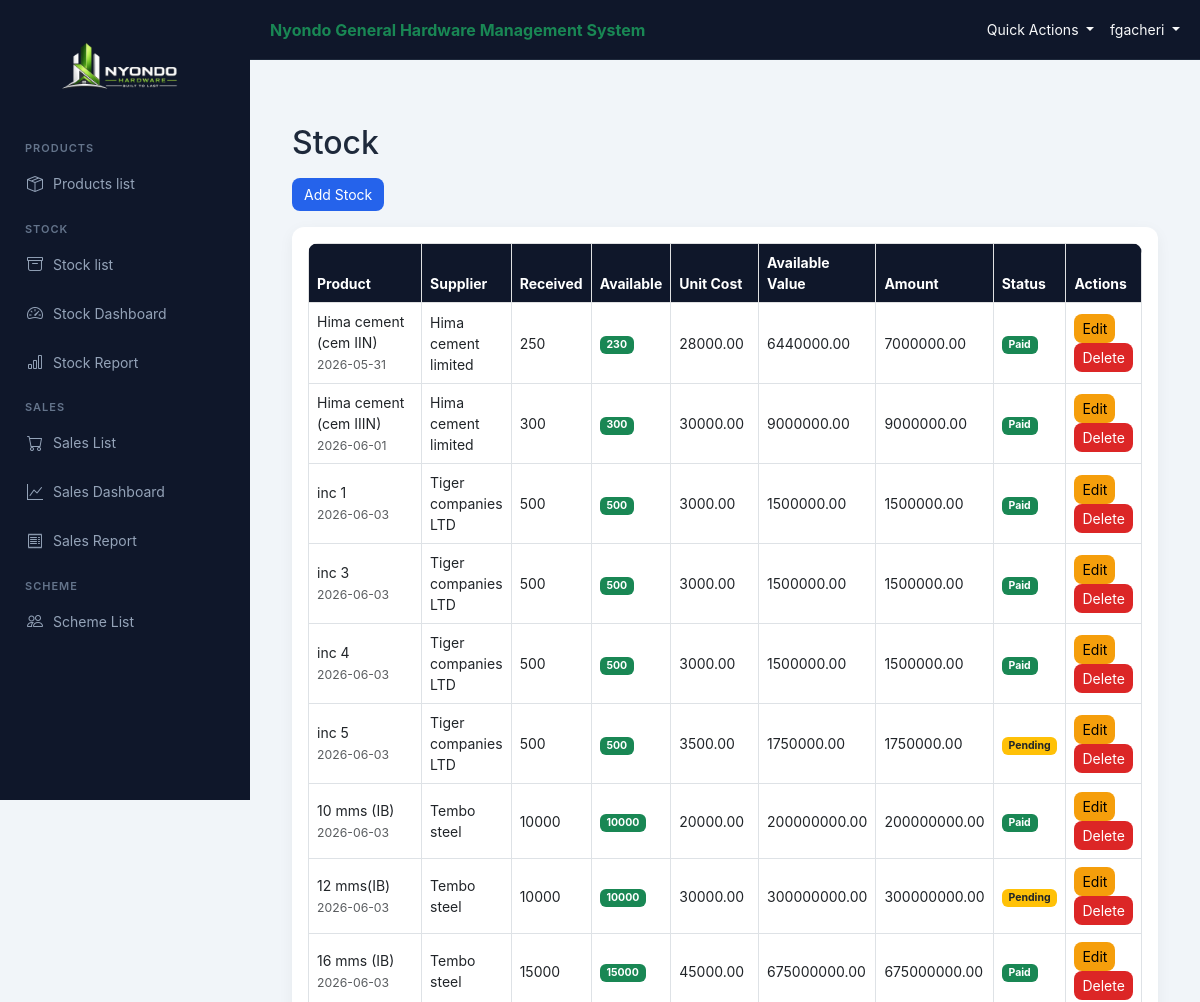
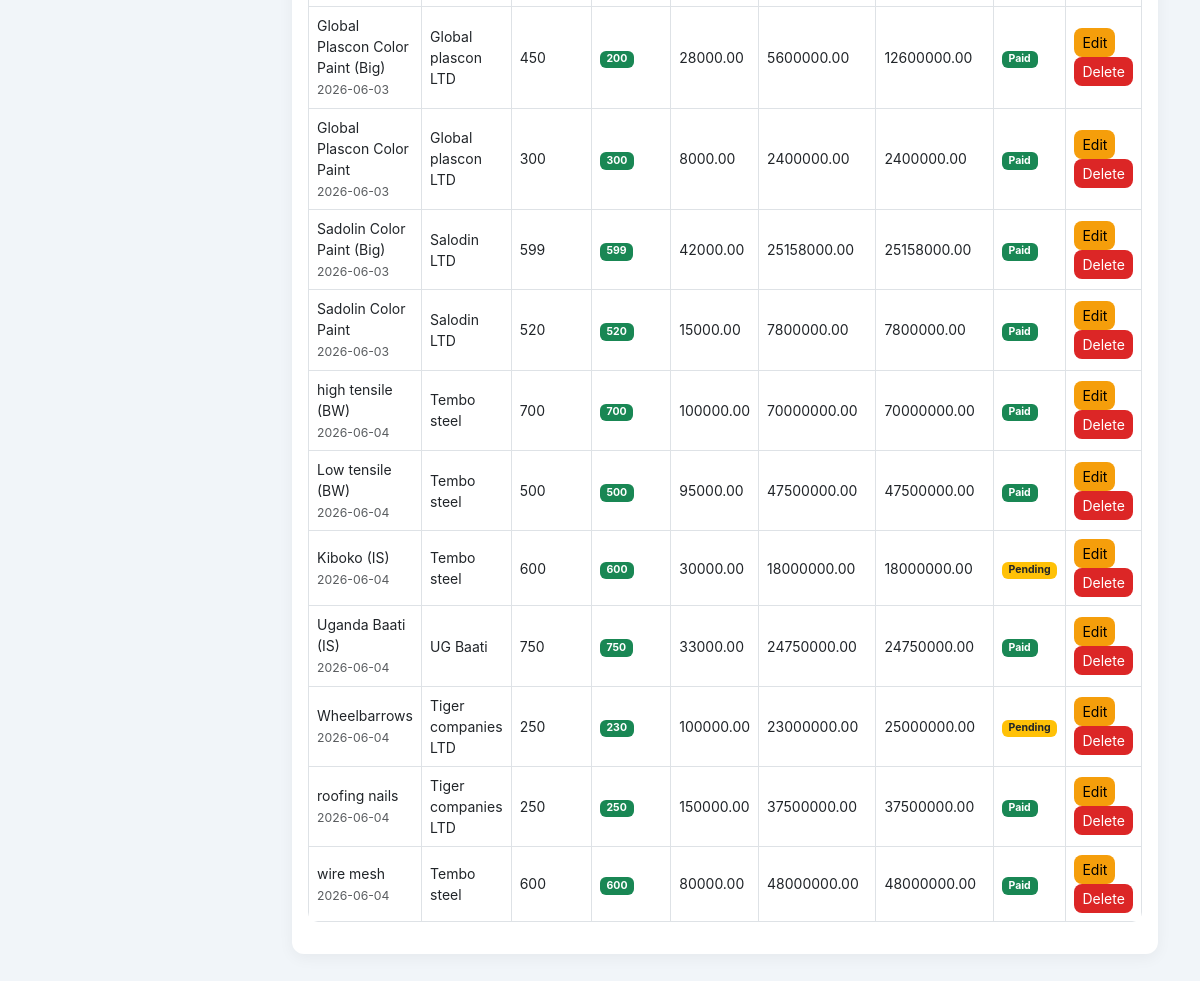
Page /nyondo/stock/ (signed in) on the committed database (2 pictures, top to bottom).
### nyondo_app/models.py (models this page shows, shortened)
class Stock(models.Model):
    product = models.ForeignKey(Product, on_delete=models.CASCADE)
    supplier_name = models.CharField(max_length=100)
    quantity_received = models.PositiveIntegerField()
    quantity_available = models.PositiveIntegerField(default=0)
    unit_cost = models.DecimalField(max_digits=12, decimal_places=2)
    unit_price = models.DecimalField(max_digits=12, decimal_places=2)
    total_amount_due = models.DecimalField(max_digits=12, decimal_places=2, default=0)
    supplier_paid = models.BooleanField(default=False)
    date_received = models.DateTimeField(auto_now_add=True)
    def available_value(self):
        return self.quantity_available * self.unit_cost

class Product(models.Model):
    CATEGORY_CHOICES = [
        ("cement", "Cement"),
        ("iron_bar", "Iron Bar"),
        ("iron_sheets", "Iron Sheets"),
        ("barbed_wires", "Barbed wires"),
        ("others", "Others"),
        ("nails", "Nails"),
        ("paint", "Paint"),
    ]
    category_name = models.CharField(max_length=20, choices=CATEGORY_CHOICES)
    product_name = models.CharField(max_length=100)
    unit_cost = models.DecimalField(max_digits=12, decimal_places=2, default=0)
    unit_price = models.DecimalField(max_digits=12, decimal_places=2, default=0)
    description = models.TextField(blank=True)

### nyondo_app/views.py (the view)
# urls.py: path("stock/", views.stock_list, name="stock_list"),
def stock_list(request):
    return render(request, "stock_list.html", {
        "stocks": Stock.objects.select_related("product"),
        "products": Product.objects.all()
    })

### nyondo_app/templates/stock_list.html
{% extends "base.html" %}
{% block content %}
<h2 class="mb-3">Stock</h2>
<a href="{% url 'add_stock' %}" class="btn btn-primary mb-3">
    Add Stock
</a>
<div class="card p-3">
<table class="table table-hover table-bordered align-middle">
<thead class="table-light">
<tr>
    <th>Product</th>
    <th>Supplier</th>
    <th>Received</th>
    <th>Available</th>
    <th>Unit Cost</th>
    <th>Available Value</th>
    <th>Amount</th>
    <th>Status</th>
    <th>Actions</th>
</tr>
</thead>
<tbody>
{% for s in stocks %}
<tr>
    <td>
        {{ s.product.product_name }}
        <br>
        <small class="text-muted">
            {{ s.date_received|date:"Y-m-d" }}
        </small>
    </td>
    <td>{{ s.supplier_name }}</td>
    <td>{{ s.quantity_received }}</td>
    <td>
        {% if s.quantity_available > 0 %}
            <span class="badge bg-success">
                {{ s.quantity_available }}
            </span>
        {% else %}
            <span class="badge bg-danger">
                0
            </span>
        {% endif %}
    </td>
    <td>{{ s.unit_cost|floatformat:2 }}</td>
    <td>
        {{ s.available_value|floatformat:2 }}
    </td>
    <td>
        {{ s.total_amount_due|floatformat:2 }}
    </td>
    <td>
        {% if s.supplier_paid %}
            <span class="badge bg-success">Paid</span>
        {% else %}
            <span class="badge bg-warning text-dark">Pending</span>
        {% endif %}
    </td>
    <td>
        <a href="{% url 'edit_stock' s.id %}"
           class="btn btn-warning btn-sm">
           Edit
        </a>
        <a href="{% url 'delete_stock' s.id %}"
           class="btn btn-danger btn-sm">
           Delete
        </a>
    </td>
</tr>
{% empty %}
<tr>
    <td colspan="9" class="text-center text-muted">
        No stock records available
    </td>
</tr>
{% endfor %}
</tbody>
</table>
</div>
{% endblock %}

### templates/base.html (shortened to what this page needs)
<!DOCTYPE html>
<html lang="en">
<head>
    {% load static %}
    <link href="https://cdn.jsdelivr.net/npm/bootstrap@5.3.0/dist/css/bootstrap.min.css" rel="stylesheet">
    <link href="https://cdn.jsdelivr.net/npm/bootstrap-icons@1.11.3/font/bootstrap-icons.css" rel="stylesheet">
    <link rel="stylesheet" href="{% static 'css/style.css' %}?v=3">
</head>
<body>
<div class="sidebar">
    <div class="logo-container">
    <img src="{% static 'images/logo.png' %}"
         alt="Nyondo Hardware Logo"
         class="logo">
</div>
    <div class="nav-box">
        <p class="nav-section">PRODUCTS</p>
        <a href="{% url 'product_list' %}">
            <i class="bi bi-box-seam"></i> Products list
        </a>
        <p class="nav-section">STOCK</p>
        <a href="{% url 'stock_list' %}">
            <i class="bi bi-archive"></i> Stock list
        </a>
        <a href="{% url 'stock_dashboard' %}">
            <i class="bi bi-speedometer2"></i> Stock Dashboard
        </a>
        <a href="{% url 'stock_report' %}">
            <i class="bi bi-bar-chart"></i> Stock Report
        </a>
        <p class="nav-section">SALES</p>
        <a href="{% url 'sales_list' %}">
            <i class="bi bi-cart"></i> Sales List
        </a>
        <a href="{% url 'sales_dashboard' %}">
            <i class="bi bi-graph-up"></i> Sales Dashboard
        </a>
        <a href="{% url 'sales_report' %}">
            <i class="bi bi-receipt"></i> Sales Report
        </a>
        <p class="nav-section">SCHEME</p>
        <a href="{% url 'scheme_list' %}">
            <i class="bi bi-people"></i> Scheme List
        </a>
    </div>
</div>
<div class="main-content">
    <nav id="nav_menu">
        <div class="fw-bold text-success">
            Nyondo General Hardware Management System
        </div>
        <div class="ms-auto d-flex align-items-center gap-3">
            {% if user.is_authenticated %}
            <div class="dropdown">
                <a class="nav-link dropdown-toggle text-light"
                   href="#"
                   data-bs-toggle="dropdown">
                    Quick Actions
                </a>
            </div>
            <div class="dropdown">
                <a class="nav-link dropdown-toggle text-light"
                   href="#"
                   data-bs-toggle="dropdown">
                    {{ user.username }}
                </a>
            </div>
            {% endif %}
        </div>
    </nav>
    <div class="container mt-4">
        {% block content %}{% endblock %}
    </div>
</div>
</body>
</html>

### static/css/style.css (style rules this page uses)
:root { --primary: #2563eb; --success: #16a34a; --dark: #0f172a; --dark-light: #1e293b; --warning: #f59e0b; --bg: #f1f5f9; --text: #1e293b; }
* { margin: 0; padding: 0; box-sizing: border-box; }
body { font-family: "Inter", "Segoe UI", sans-serif; background: var(--bg); color: var(--text); }
a { text-decoration: none; }
.sidebar { position: fixed; top: 0; left: 0; width: 250px; height: 100vh; background: var(--dark); padding: 20px 15px; }
.nav-section { font-size: 11px; color: #64748b; margin: 15px 10px 5px; font-weight: 600; letter-spacing: 1px; }
.nav-box a { display: flex; align-items: center; gap: 10px; padding: 10px 12px; margin-bottom: 5px; border-radius: 8px; color: #94a3b8; font-size: 14px; transition: 0.2s; }
.nav-box a i { font-size: 16px; }
#nav_menu { position: fixed; top: 0; left: 250px; right: 0; height: 60px; background: var(--dark); display: flex; align-items: center; padding: 0 20px; color: white; border-bottom: 1px solid var(--dark-light); z-index: 1000; }
#nav_menu .nav-link { color: #cbd5e1; font-size: 14px; }
.main-content { margin-left: 250px; margin-top: 70px; padding: 30px; }
.container { max-width: 1200px; }
.card { border: none; border-radius: 12px; background: white; padding: 20px; box-shadow: 0 4px 15px rgba(0,0,0,0.05); }
.table { background: white; border-radius: 10px; overflow: hidden; }
.table th { background: var(--dark); color: white; font-size: 14px; }
.table td { font-size: 14px; vertical-align: middle; }
.btn { border-radius: 8px; font-size: 14px; }
.btn-primary { background: var(--primary); border: none; }
.btn-danger { background: #dc2626; border: none; }
.btn-warning { background: var(--warning); border: none; }
.logo-container { text-align: center; margin-bottom: 20px; }
.logo { width: 150px; height: 100px; object-fit: contain; }

### rows in the picture
Stock: product.product_name "Hima cement (cem IIN)", date_received "2026-05-31", supplier_name "Hima cement limited", quantity_received "250", quantity_available "230", unit_cost "28000.00", available_value "6440000.00", total_amount_due "7000000.00", supplier_paid "Paid"
Stock: product.product_name "Hima cement (cem IIIN)", date_received "2026-06-01", supplier_name "Hima cement limited", quantity_received "300", quantity_available "300", unit_cost "30000.00", available_value "9000000.00", total_amount_due "9000000.00", supplier_paid "Paid"
Stock: product.product_name "inc 1", date_received "2026-06-03", supplier_name "Tiger companies LTD", quantity_received "500", quantity_available "500", unit_cost "3000.00", available_value "1500000.00", total_amount_due "1500000.00", supplier_paid "Paid"
Stock: product.product_name "inc 3", date_received "2026-06-03", supplier_name "Tiger companies LTD", quantity_received "500", quantity_available "500", unit_cost "3000.00", available_value "1500000.00", total_amount_due "1500000.00", supplier_paid "Paid"
Stock: product.product_name "inc 4", date_received "2026-06-03", supplier_name "Tiger companies LTD", quantity_received "500", quantity_available "500", unit_cost "3000.00", available_value "1500000.00", total_amount_due "1500000.00", supplier_paid "Paid"
Stock: product.product_name "inc 5", date_received "2026-06-03", supplier_name "Tiger companies LTD", quantity_received "500", quantity_available "500", unit_cost "3500.00", available_value "1750000.00", total_amount_due "1750000.00", supplier_paid "Pending"
Stock: product.product_name "10 mms (IB)", date_received "2026-06-03", supplier_name "Tembo steel", quantity_received "10000", quantity_available "10000", unit_cost "20000.00", available_value "200000000.00", total_amount_due "200000000.00", supplier_paid "Paid"
Stock: product.product_name "12 mms(IB)", date_received "2026-06-03", supplier_name "Tembo steel", quantity_received "10000", quantity_available "10000", unit_cost "30000.00", available_value "300000000.00", total_amount_due "300000000.00", supplier_paid "Pending"
Stock: product.product_name "16 mms (IB)", date_received "2026-06-03", supplier_name "Tembo steel", quantity_received "15000", quantity_available "15000", unit_cost "45000.00", available_value "675000000.00", total_amount_due "675000000.00", supplier_paid "Paid"
Stock: product.product_name "Global Plascon Color Paint (Big)", date_received "2026-06-03", supplier_name "Global plascon LTD", quantity_received "450", quantity_available "200", unit_cost "28000.00", available_value "5600000.00", total_amount_due "12600000.00", supplier_paid "Paid"
Stock: product.product_name "Global Plascon Color Paint", date_received "2026-06-03", supplier_name "Global plascon LTD", quantity_received "300", quantity_available "300", unit_cost "8000.00", available_value "2400000.00", total_amount_due "2400000.00", supplier_paid "Paid"
Stock: product.product_name "Sadolin Color Paint (Big)", date_received "2026-06-03", supplier_name "Salodin LTD", quantity_received "599", quantity_available "599", unit_cost "42000.00", available_value "25158000.00", total_amount_due "25158000.00", supplier_paid "Paid"
Stock: product.product_name "Sadolin Color Paint", date_received "2026-06-03", supplier_name "Salodin LTD", quantity_received "520", quantity_available "520", unit_cost "15000.00", available_value "7800000.00", total_amount_due "7800000.00", supplier_paid "Paid"
Stock: product.product_name "high tensile (BW)", date_received "2026-06-04", supplier_name "Tembo steel", quantity_received "700", quantity_available "700", unit_cost "100000.00", available_value "70000000.00", total_amount_due "70000000.00", supplier_paid "Paid"
Stock: product.product_name "Low tensile (BW)", date_received "2026-06-04", supplier_name "Tembo steel", quantity_received "500", quantity_available "500", unit_cost "95000.00", available_value "47500000.00", total_amount_due "47500000.00", supplier_paid "Paid"
Stock: product.product_name "Kiboko (IS)", date_received "2026-06-04", supplier_name "Tembo steel", quantity_received "600", quantity_available "600", unit_cost "30000.00", available_value "18000000.00", total_amount_due "18000000.00", supplier_paid "Pending"
Stock: product.product_name "Uganda Baati (IS)", date_received "2026-06-04", supplier_name "UG Baati", quantity_received "750", quantity_available "750", unit_cost "33000.00", available_value "24750000.00", total_amount_due "24750000.00", supplier_paid "Paid"
Stock: product.product_name "Wheelbarrows", date_received "2026-06-04", supplier_name "Tiger companies LTD", quantity_received "250", quantity_available "230", unit_cost "100000.00", available_value "23000000.00", total_amount_due "25000000.00", supplier_paid "Pending"
Stock: product.product_name "roofing nails", date_received "2026-06-04", supplier_name "Tiger companies LTD", quantity_received "250", quantity_available "250", unit_cost "150000.00", available_value "37500000.00", total_amount_due "37500000.00", supplier_paid "Paid"
Stock: product.product_name "wire mesh", date_received "2026-06-04", supplier_name "Tembo steel", quantity_received "600", quantity_available "600", unit_cost "80000.00", available_value "48000000.00", total_amount_due "48000000.00", supplier_paid "Paid"

### other values in the picture
{{ user.username }} "fgacheri"
